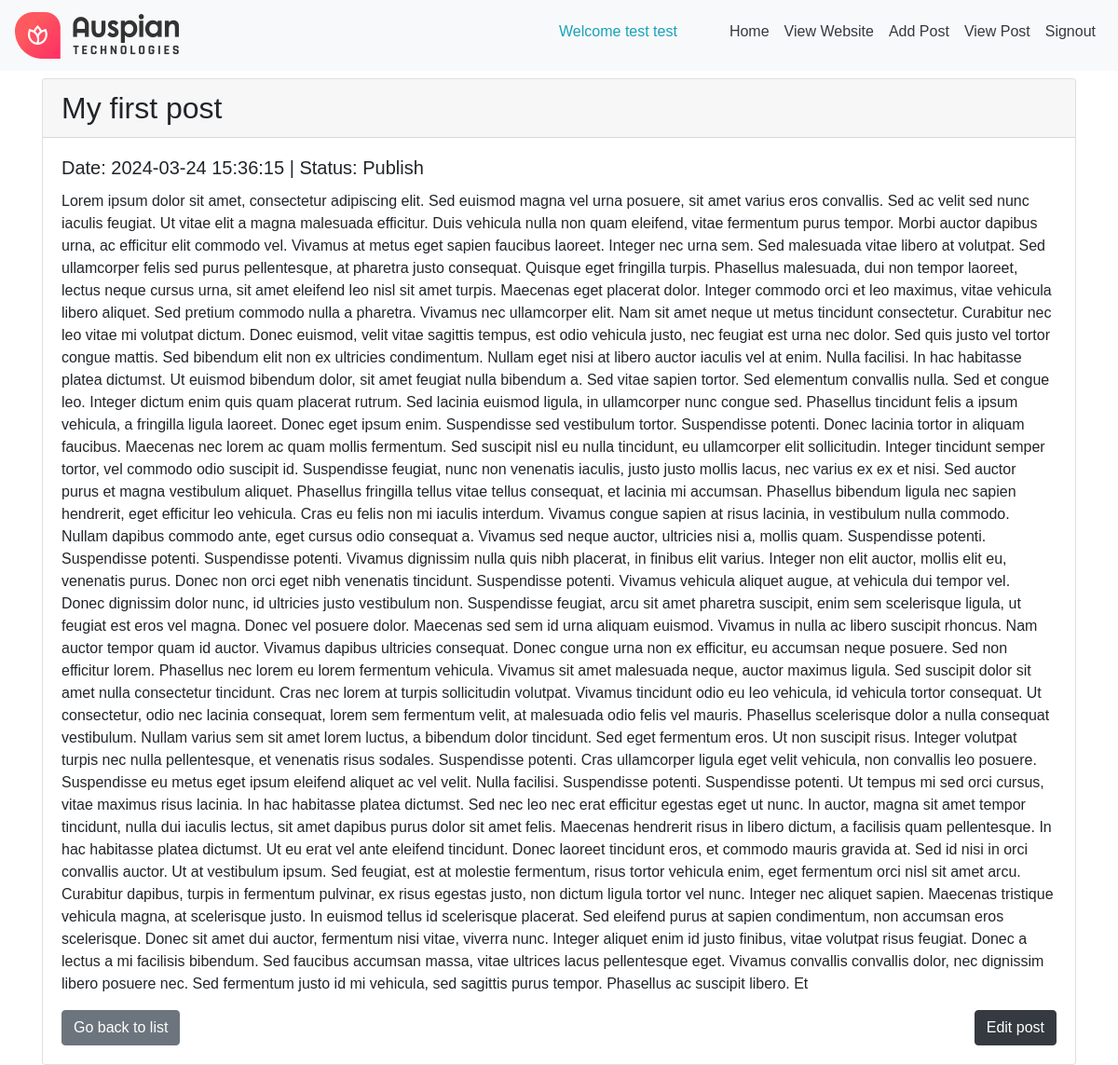
The page /member/view_post_details.php?postId=1 (signed in) on the database its author committed.
### tables this page shows
CREATE TABLE `posts` (
  `post_id` bigint(20) NOT NULL,
  `mbrid` bigint(20) DEFAULT NULL COMMENT 'Member id of who is created this post',
  `post_title` varchar(250) DEFAULT NULL COMMENT 'Post title',
  `post_desc` text DEFAULT NULL COMMENT 'Post description text',
  `post_status` varchar(50) DEFAULT NULL COMMENT 'The status one from following list:\nPublish\nPending\nDraft',
  `post_img_file_name` varchar(200) DEFAULT NULL,
  `post_date` datetime DEFAULT NULL
);

### db/Database.php (called while the page is built, shortened)
<?php
class Database {
    private $host = 'localhost';
    private $db_name = 'my_blog';
    private $username = 'root';
    private $password = '';
    public function __construct() {
        $this->conn = new mysqli($this->host, $this->username, $this->password, $this->db_name);
    }
}
?>

### db/Post.php (called while the page is built, shortened)
<?php
class Post {
    private $conn;
    public function __construct($db) {
        $this->conn = $db;
    }
    public function getPostDetails($pid){
        $query = "SELECT * FROM posts WHERE post_id = ?";
        $stmt = $this->conn->prepare($query);
        $stmt->bind_param("i", $pid);
        $stmt->execute();
        $result = $stmt->get_result();
        if($result->num_rows > 0) {
            $postData = $result->fetch_assoc();
            return $postData;
        } else {
            return array();
        }
    }
}

### member/view_post_details.php (the view, shortened to what this page needs)
<?php
include_once '../db/Database.php';
include_once '../db/Post.php';
$postDetails = "";
if (isset($_GET['postId'])) {
    $postId = intval($_GET['postId']);
    $db = new Database();
    $post = new Post($db->conn);
    $postDetails = $post->getPostDetails($postId);
} else {
    echo 'Post ID is missing.';
}
?>
<!DOCTYPE html>
<html lang="en">
<head>
    <link rel="stylesheet" href="https://cdn.jsdelivr.net/npm/bootstrap@4.5.3/dist/css/bootstrap.min.css">
    <link rel="stylesheet" href="../css/style.css">
</head>
<body>
<?php include_once '../includes/navbar.php'; ?>
<div class="container">
    <div class="row mt-2">
        <div class="col-12">
            <div class="card">
                <h2 class="card-header"><?php echo $postDetails['post_title']; ?></h2>
                <div class="card-body">
                    <h5 class="card-title">Date: <?php echo $postDetails['post_date']; ?> | Status: <?php echo $postDetails['post_status']; ?></h5>
                    <p class="card-text"><?php echo $postDetails['post_desc']; ?></p>
                    <div class="post-actions d-flex justify-content-between">
                        <a href="view_post.php" class="btn btn-secondary">Go back to list</a>
                        <a href="edit_post.php?postId=<?php echo $postDetails['post_id']; ?>" class="btn btn-dark">Edit post</a>
                    </div>
                </div>
            </div>
        </div>
    </div>
</div>
</body>
</html>

### includes/navbar.php (shortened to what this page needs)
<?php
if (isset($_SESSION['mbrid'])) {
?>
<nav class="navbar navbar-expand-lg navbar-light bg-light">
  <a class="navbar-brand" href="#">
    <img src="../images/auspian-logo.png" alt="">
  </a>
  <div class="collapse navbar-collapse" id="navbarSupportedContent">
    <ul class="navbar-nav ml-auto">
      <li class="nav-item">
        <p class="mt-2 mr-5 text-info">Welcome <?php echo $_SESSION['fname']." ".$_SESSION['lname']; ?></p>
      </li>
      <li class="nav-item">
        <a class="nav-link text-dark" href="dashboard.php">Home</a>
      </li>
      <li class="nav-item">
        <a class="nav-link text-dark" href="../index.php" target="_blank">View Website</a>
      </li>
      <li class="nav-item">
        <a class="nav-link text-dark" href="add_post.php">Add Post</a>
      </li>
      <li class="nav-item">
        <a class="nav-link text-dark" href="view_post.php">View Post</a>
      </li>
      <li class="nav-item">
        <a class="nav-link text-dark" href="../signout.php">Signout</a>
      </li>
  </div>
</nav>
<?php
}
?>

### css/style.css (style rules this page uses)
body { font-family: Arial, Helvetica, sans-serif; }

### rows shown on the page
posts: post_title "My first post", post_date "2024-03-24 15:36:15", post_status "Publish", post_desc "Lorem ipsum dolor sit amet, consectetur adipiscing elit. Sed euismod magna vel urna posuere, sit amet varius eros convallis. Sed ac velit sed nunc iaculis feugiat. Ut vitae elit a magna malesuada efficitur. Duis vehicula nulla non quam eleifend, vitae fermentum purus tempor. Morbi auctor dapibus urna, ac efficitur elit commodo vel. Vivamus at metus eget sapien faucibus laoreet. Integer nec urna sem. Sed malesuada vitae libero at volutpat. Sed ullamcorper felis sed purus pellentesque, at pharetra justo consequat. Quisque eget fringilla turpis. Phasellus malesuada, dui non tempor laoreet, lectus neque cursus urna, sit amet eleifend leo nisl sit amet turpis. Maecenas eget placerat dolor.…"

### other values the page prints
$_SESSION['fname'] "test"
$_SESSION['lname'] "test"
